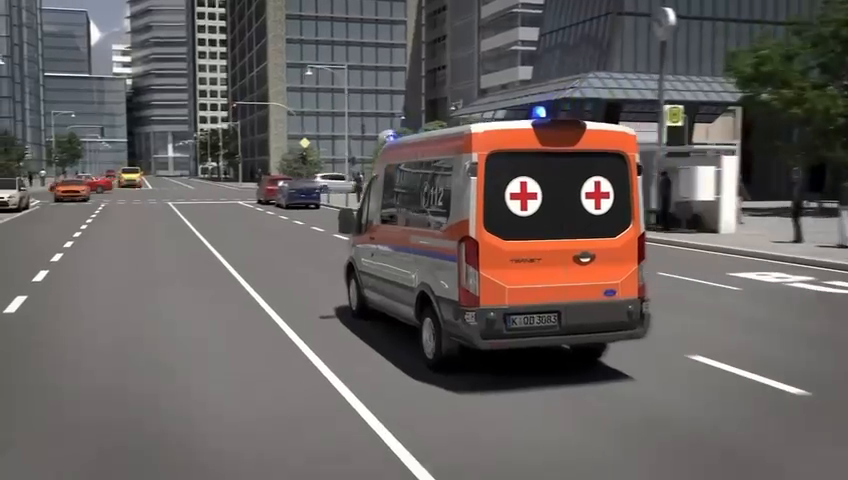
#> input picture frame 34 of videos/emergency_vehicle.mp4, 848 x 480 px, given in place of sample2.mp4, which was not available
$ python car_detection.py
#> lines starting #> are read from the running program, lines starting #| are printed output that depends on the picture; after the words box and inside, x2 and y2 are one past the last pixel; in counts of white or black regions, pixels touching at a corner belong together; pictures that were not available may be replaced by others from this repository, and a replacement may not be noted
import cv2
import numpy as np

# Global variable to store car count
current_car_count = 0

# Function to detect and count cars in the video
def detect_and_count_cars(video_path):
#> called with video_path = 'videos/sample2.mp4'
    global current_car_count  # Use global variable to store car count

    # Open the video file
    video = cv2.VideoCapture(video_path)

    # Background subtractor to detect moving objects
    background_subtractor = cv2.createBackgroundSubtractorMOG2(history=500, varThreshold=50, detectShadows=True)

    total_car_count = 0  # Total unique cars detected
    min_area = 1200  # Minimum contour area to consider as a car
    tracking_threshold = 40  # Distance threshold to determine new cars

    previous_cars = []  # Stores previous frame cars (center positions)

    while True:
        # Read each frame from the video
        success, frame = video.read()
#> frame is the input picture: shape (480, 848, 3); mean B, G, R 94.4, 96.3, 102.6
        if not success:
            break  # Stop processing if video ends

        # Resize frame for easier processing
        frame = cv2.resize(frame, (640, 360))
#> frame: shape (360, 640, 3)

        # Apply the background subtractor
        fg_mask = background_subtractor.apply(frame)
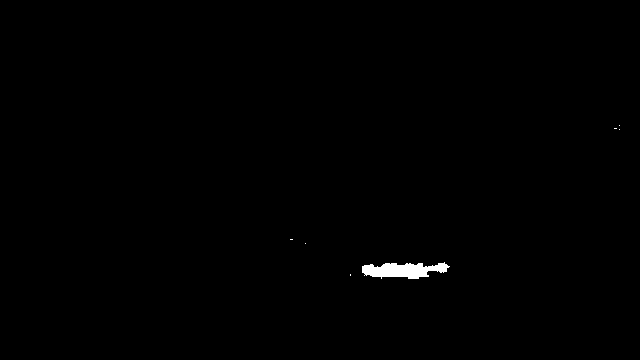
#> fg_mask: shape (360, 640); values 127 (black) and 255 (white), 0.42% white; 7 white regions (6 under 20 px), largest, box (x1, y1, x2, y2) and area: (362, 262, 450, 279) 965

        # Apply morphological operations to clean noise
        kernel = np.ones((5, 5), np.uint8)
        fg_mask = cv2.morphologyEx(fg_mask, cv2.MORPH_OPEN, kernel)
#> fg_mask: shape (360, 640); values 127 (black) and 255 (white), 0.41% white; 1 white region, box (x1, y1, x2, y2) and area: (362, 263, 447, 279) 935
        fg_mask = cv2.morphologyEx(fg_mask, cv2.MORPH_CLOSE, kernel)
#> fg_mask: shape (360, 640); values 127 (black) and 255 (white), 0.41% white; 1 white region, box (x1, y1, x2, y2) and area: (362, 263, 447, 279) 939

        # Find contours of moving objects
        contours, _ = cv2.findContours(fg_mask, cv2.RETR_EXTERNAL, cv2.CHAIN_APPROX_SIMPLE)
#> contours = [[[0, 0], [0, 359], [639, 359], [639, 0]]]

        current_cars = []  # To track cars in the current frame

        for contour in contours:
            if cv2.contourArea(contour) > min_area:
                # Get bounding box for detected vehicle
                x, y, w, h = cv2.boundingRect(contour)
                cx, cy = x + w // 2, y + h // 2  # Find center of the detected car

                # Draw rectangle around detected car
                cv2.rectangle(frame, (x, y), (x + w, y + h), (0, 255, 0), 2)

                # Store center positions of cars
                current_cars.append((cx, cy))
#> this loop made 1 pass
#> (contour, x, y, w, h, cx, cy) on pass 1: ([[0, 0], [0, 359], [639, 359], [639, 0]], 0, 0, 640, 360, 320, 180)
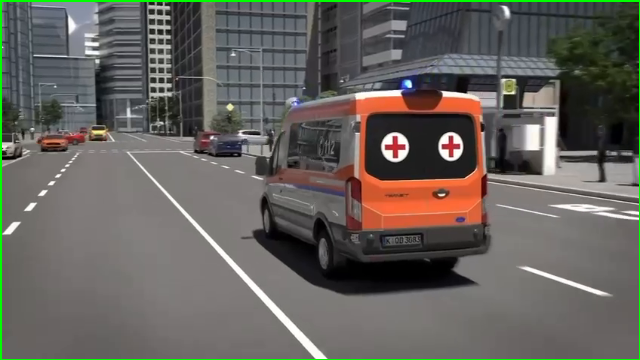
#> frame: shape (360, 640, 3); mean B, G, R 93.1, 98.4, 101.3
#> after the loop, current_cars = [(320, 180)]

        # Compare current frame cars with previous frame cars
        new_cars = 0  # Count newly detected cars
        for car in current_cars:
            # If a car is far from previously detected ones, count it as a new car
            if not any(abs(car[0] - prev[0]) < tracking_threshold and abs(car[1] - prev[1]) < tracking_threshold for prev in previous_cars):
                new_cars += 1  # Count new car
#> this loop made 1 pass
#> (car, new_cars) on pass 1: ((320, 180), 1)
#> after the loop, new_cars = 1

        total_car_count += new_cars  # Update total count
#> total_car_count = 1
        previous_cars = current_cars  # Update previous frame cars for tracking
#> previous_cars = [(320, 180)]

        # Update the global car count variable
        current_car_count = len(current_cars)
#> current_car_count = 1


        # Display counts on video
        cv2.putText(frame, f"Cars in Frame: {current_car_count}", (10, 30), cv2.FONT_HERSHEY_SIMPLEX, 1, (0, 255, 0), 2)
        cv2.putText(frame, f"Total Cars: {total_car_count}", (10, 60), cv2.FONT_HERSHEY_SIMPLEX, 1, (0, 255, 0), 2)
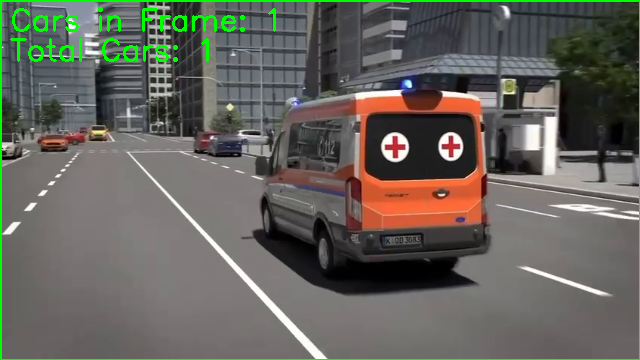
#> frame: shape (360, 640, 3); mean B, G, R 92, 100.2, 100.3

        # Show processed video
        cv2.imshow("Car Detection", frame)

        # Write the current car count to a file
        try:
            with open("car_count.txt", "w") as f:
                f.write(str(current_car_count))
                print(f"Updated car count: {current_car_count}") # Use global car count variable
#| Updated car count: 1
        except Exception as e:
            print(f"Error writing to file:{e}")


        # Exit when 'q' is pressed
        if cv2.waitKey(30) & 0xFF == ord('q'):
#> (key q is pressed here)
            break

    # Release video and close windows
    video.release()
    cv2.destroyAllWindows()

    return total_car_count  # Return the total count so it can be used elsewhere


# Run the function
video_file = "videos/sample2.mp4"  # Update with your video file path
car_count = detect_and_count_cars(video_file)
#> car_count = 1

# Now the car_count variable stores the count and can be used in other parts of the system
print(f"Final total cars detected: {car_count}")
#| Final total cars detected: 1

$ run again, starting later in the video
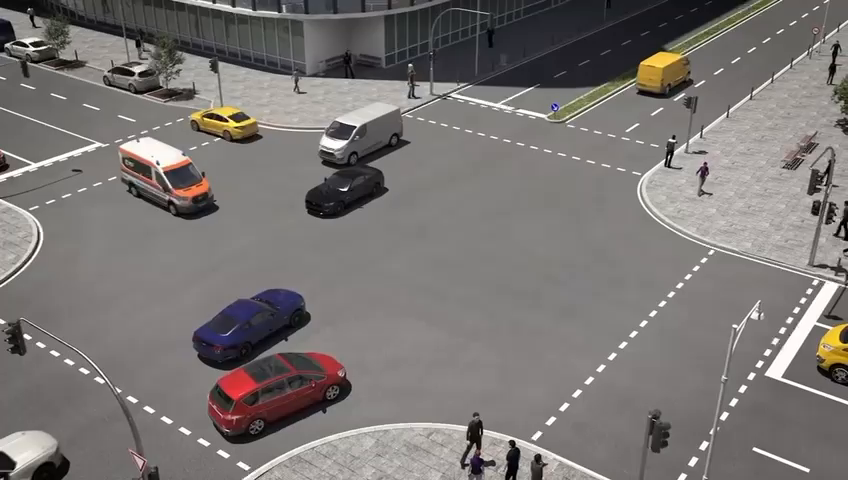
#> input picture frame 154 of videos/emergency_vehicle.mp4, 848 x 480 px, given in place of sample2.mp4, which was not available
#> in detect_and_count_cars, frame is the input picture: shape (480, 848, 3); mean B, G, R 115.1, 117.2, 121.6
#> in detect_and_count_cars, `fg_mask = background_subtractor.apply(frame)`:
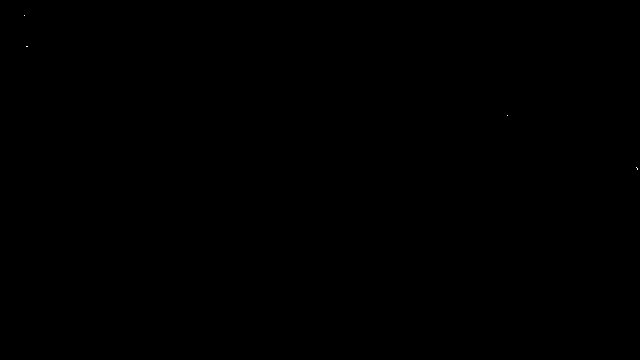
#> fg_mask: shape (360, 640); values 127 (black) and 255 (white), 0% white in thin lines or dots, all inside (x1, y1, x2, y2) = (24, 15, 638, 170)
#> contours = [[[0, 0], [0, 359], [639, 359], [639, 0]]]
#> the loop in detect_and_count_cars, `for contour in contours:` made 1 pass
#> (contour, x, y, w, h, cx, cy) on pass 1: ([[0, 0], [0, 359], [639, 359], [639, 0]], 0, 0, 640, 360, 320, 180)
#> after the loop in detect_and_count_cars, `for contour in contours:`: current_cars = [(320, 180)]
#> the loop in detect_and_count_cars, `for car in current_cars:` made 1 pass
#> (car, new_cars) on pass 1: ((320, 180), 1)
#> after the loop in detect_and_count_cars, `for car in current_cars:`: new_cars = 1
#> previous_cars = [(320, 180)]
#> current_car_count = 1
#> in detect_and_count_cars, `cv2.putText(frame, f"Total Cars: {total_car_count}", (10, 60), cv2.FON..`:
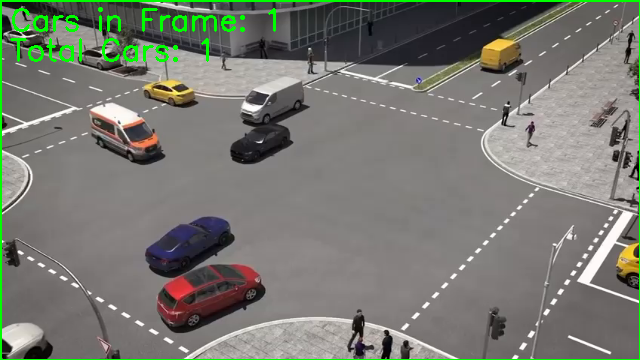
#> frame: shape (360, 640, 3); mean B, G, R 112.9, 121, 119.2
#| Updated car count: 1
#| Final total cars detected: 1
